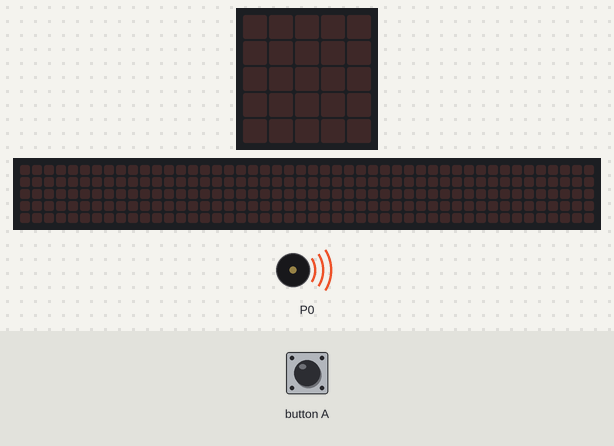
Recording of a program running on a simulated BBC micro:bit (MakeCode). Parts: the board's 5×5 LED display, a strip that is not on the board, showing the scrolling text unrolled, buzzer (waves = sounding). Inputs (shaded band) come from the test bench. The 48×5 strip is a reading aid, not a part: it shows the text the display is scrolling, unrolled, one strip-width of it at a time.

Above: at 5.0 s.
5.1 s: button A pressed for 0.15 s
At 5.3 s:
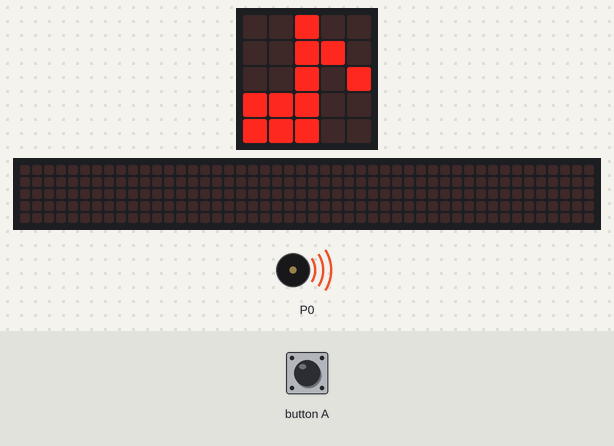
At 12.8 s:
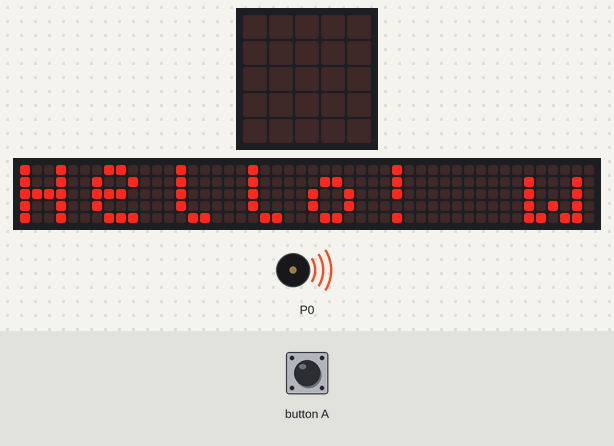
13.3 s: button A pressed for 0.15 s
At 19.8 s:
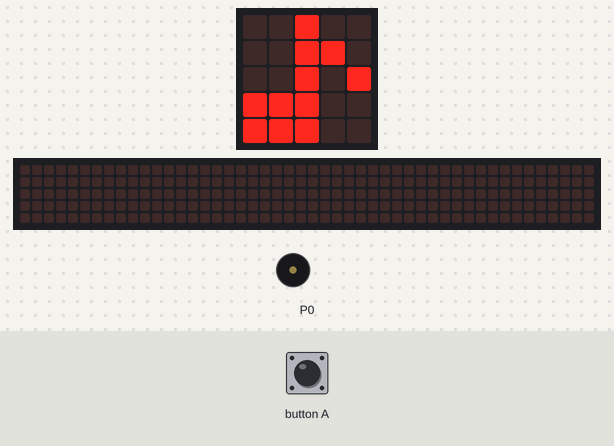
Timing chart, 0 to 20.0 s (numbered marks = the images above; inputs shaded):
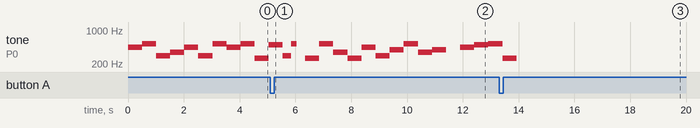

The program:

main.ts
```typescript
input.onButtonPressed(Button.A, function () {
    basic.showIcon(IconNames.EigthNote)
    music.playMelody("A C5 D F A D C5 A ", 120)
    music.playMelody("C5 C B D A E G E ", 120)
    music.playMelody("C5 C C5 F C A D G ", 120)
    music.playMelody("C5 F G - A B C5 C ", 120)
})
bluetooth.startUartService()
music.playMelody("A C5 D F A D C5 A ", 120)
music.playMelody("C5 C B D A E G E ", 120)
music.playMelody("C5 C C5 F C A D G ", 120)
music.playMelody("C5 F G - A B C5 C ", 120)
basic.showIcon(IconNames.Heart)
basic.showLeds(`
    . . . . .
    . . . . .
    . . . . .
    . . . . .
    . . . . .
    `)
basic.showString("Hello! welkom")
music.setVolume(0)
```

test.ts
```typescript
// tests gaan hier; deze zal niet worden gecompileerd wanneer dit pakket wordt gebruikt als extensie.
```

Measured:
- after the input at 5.1 s, the display: changes after 0.15 s (image 1)
- after the input at 13.3 s, the display: first differs from a run without the input after 6.2 s (image 3)
- by itself, tone on P0: plays 294 Hz for 0.29 s, 523 Hz for 0.21 s, 262 Hz for 0.51 s, 523 Hz for 0.51 s, 349 Hz for 0.51 s, 262 Hz for 0.51 s … (15 notes in this stretch)
- what the display in image 1 shows lasts 0.6 s, from 5.3 s to 5.9 s
